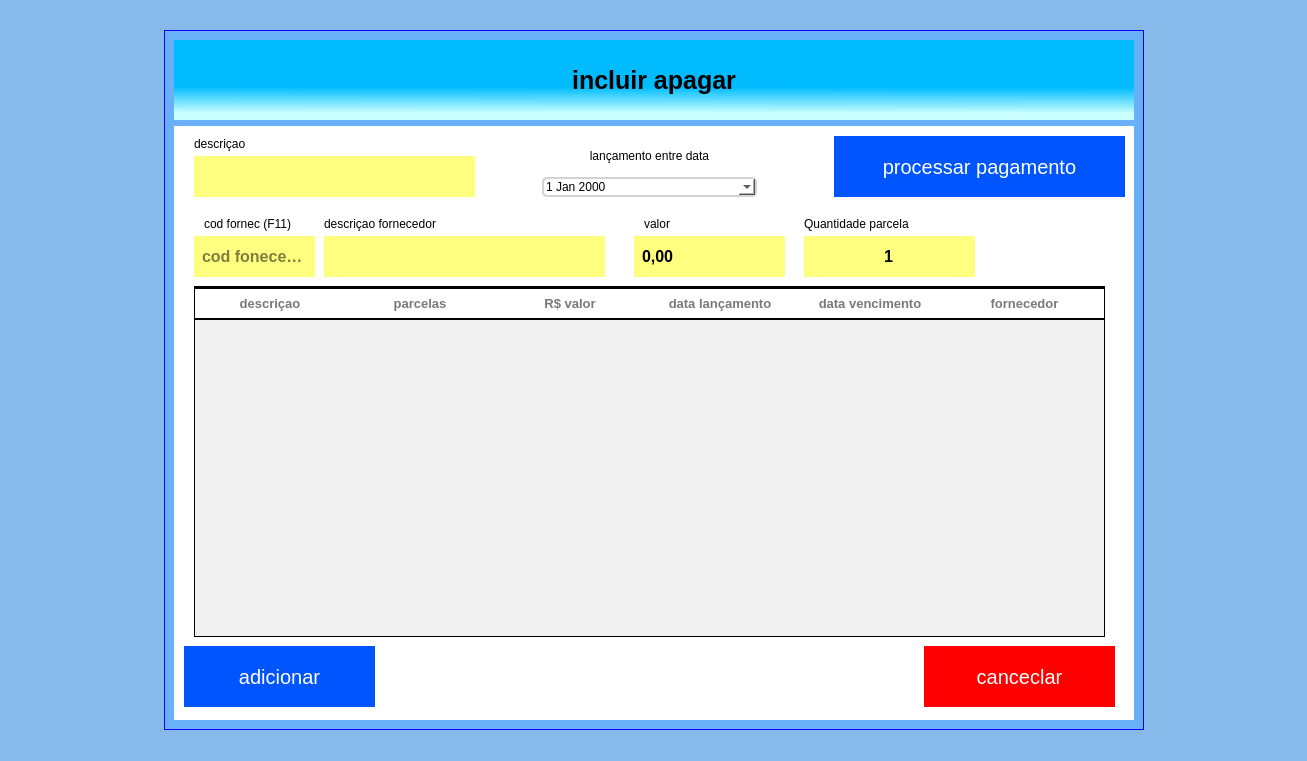
<?xml version="1.0" encoding="UTF-8"?>
<ui version="4.0">
 <class>FormIncluirApagar</class>
 <widget class="QWidget" name="FormIncluirApagar">
  <property name="geometry">
   <rect>
    <x>0</x>
    <y>0</y>
    <width>1307</width>
    <height>761</height>
   </rect>
  </property>
  <property name="windowTitle">
   <string>APAgar</string>
  </property>
  <property name="styleSheet">
   <string notr="true">QWidget{text-transform: uppercase;
background-color: rgb(207, 207, 207);
}
</string>
  </property>
  <layout class="QVBoxLayout" name="verticalLayout">
   <property name="spacing">
    <number>0</number>
   </property>
   <property name="leftMargin">
    <number>0</number>
   </property>
   <property name="topMargin">
    <number>0</number>
   </property>
   <property name="rightMargin">
    <number>0</number>
   </property>
   <property name="bottomMargin">
    <number>0</number>
   </property>
   <item>
    <widget class="QWidget" name="widget" native="true">
     <property name="styleSheet">
      <string notr="true">

QWidget{
text-transform: uppercase;

	background-color: rgb(85, 170, 255,150);
}
</string>
     </property>
     <layout class="QHBoxLayout" name="horizontalLayout">
      <item>
       <spacer name="horizontalSpacer">
        <property name="orientation">
         <enum>Qt::Horizontal</enum>
        </property>
        <property name="sizeHint" stdset="0">
         <size>
          <width>40</width>
          <height>20</height>
         </size>
        </property>
       </spacer>
      </item>
      <item>
       <widget class="QWidget" name="widget_2" native="true">
        <property name="styleSheet">
         <string notr="true">QWidget#widget_2{
border:none;
	background-color: rgb(85, 170, 255,0);
}
</string>
        </property>
        <layout class="QVBoxLayout" name="verticalLayout_2">
         <item>
          <widget class="QFrame" name="frame_3">
           <property name="minimumSize">
            <size>
             <width>980</width>
             <height>0</height>
            </size>
           </property>
           <property name="maximumSize">
            <size>
             <width>950</width>
             <height>700</height>
            </size>
           </property>
           <property name="styleSheet">
            <string notr="true">

QFrame{
text-transform: uppercase;
border:1px solid blue;
	background-color: rgb(85, 170, 255,150);
}</string>
           </property>
           <property name="frameShape">
            <enum>QFrame::StyledPanel</enum>
           </property>
           <property name="frameShadow">
            <enum>QFrame::Raised</enum>
           </property>
           <layout class="QVBoxLayout" name="verticalLayout_4">
            <item>
             <widget class="QFrame" name="frame">
              <property name="maximumSize">
               <size>
                <width>16777215</width>
                <height>80</height>
               </size>
              </property>
              <property name="styleSheet">
               <string notr="true">QWidget{border: none;
background-color: qlineargradient(spread:pad, x1:0.561, y1:0.591364, x2:0.558, y2:0.914773, stop:0 rgba(0, 188, 255, 255), stop:1 rgba(201, 255, 255, 255));}

QLabel{
background:none;
font-size: 25px;
font-family: &quot;Arial&quot;;
font-weight: bold;
	color: black;
border: none;
}</string>
              </property>
              <property name="frameShape">
               <enum>QFrame::StyledPanel</enum>
              </property>
              <property name="frameShadow">
               <enum>QFrame::Raised</enum>
              </property>
              <layout class="QHBoxLayout" name="horizontalLayout_2">
               <item>
                <widget class="QLabel" name="label">
                 <property name="styleSheet">
                  <string notr="true"/>
                 </property>
                 <property name="text">
                  <string>incluir apagar</string>
                 </property>
                 <property name="alignment">
                  <set>Qt::AlignCenter</set>
                 </property>
                </widget>
               </item>
              </layout>
             </widget>
            </item>
            <item>
             <widget class="QFrame" name="frame_2">
              <property name="styleSheet">
               <string notr="true">QFrame
{background: #FFF;
border: none
}

QLineEdit{
background-color: rgb(255, 255, 127);
font-size: 16px;
font-family: &quot;Arial&quot;;
font-weight: bold;
color: rgb(0, 0, 0);
border:none;
border-bottom-left-radius:0px;
border-bottom-right-radius:0px;
border-top-left-radius:0px;
padding:6px
}
QLineEdit:focus{
	background-color: rgb(226, 226, 226);
}

QPushButton{
	text-align:center;
	color:#fff;
	border:0px;
	
	font-size:20px;
	cursor: pointer;
	background-color: rgb(0, 85, 255);
padding:15px 15px;
}
QPushButton:hover{
background-color:#3668ff;
}</string>
              </property>
              <property name="frameShape">
               <enum>QFrame::StyledPanel</enum>
              </property>
              <property name="frameShadow">
               <enum>QFrame::Raised</enum>
              </property>
              <widget class="QLineEdit" name="tx_descricao">
               <property name="geometry">
                <rect>
                 <x>20</x>
                 <y>30</y>
                 <width>281</width>
                 <height>41</height>
                </rect>
               </property>
               <property name="minimumSize">
                <size>
                 <width>0</width>
                 <height>41</height>
                </size>
               </property>
              </widget>
              <widget class="QLabel" name="label_2">
               <property name="geometry">
                <rect>
                 <x>20</x>
                 <y>10</y>
                 <width>111</width>
                 <height>16</height>
                </rect>
               </property>
               <property name="text">
                <string>descriçao</string>
               </property>
              </widget>
              <widget class="QFrame" name="frame_5">
               <property name="geometry">
                <rect>
                 <x>360</x>
                 <y>10</y>
                 <width>231</width>
                 <height>71</height>
                </rect>
               </property>
               <property name="maximumSize">
                <size>
                 <width>500</width>
                 <height>80</height>
                </size>
               </property>
               <property name="styleSheet">
                <string notr="true">QDateEdit {
	border: 2px solid lightgray;
	border-radius: 5px;
	font: 15pt &quot;MS Shell Dlg 2&quot;;
	background-color: rgb(255, 255, 255);
}
 
</string>
               </property>
               <property name="frameShape">
                <enum>QFrame::StyledPanel</enum>
               </property>
               <property name="frameShadow">
                <enum>QFrame::Raised</enum>
               </property>
               <layout class="QVBoxLayout" name="verticalLayout_3">
                <property name="spacing">
                 <number>8</number>
                </property>
                <property name="leftMargin">
                 <number>8</number>
                </property>
                <property name="topMargin">
                 <number>8</number>
                </property>
                <property name="rightMargin">
                 <number>8</number>
                </property>
                <property name="bottomMargin">
                 <number>8</number>
                </property>
                <item>
                 <widget class="QLabel" name="label_3">
                  <property name="text">
                   <string>lançamento entre data</string>
                  </property>
                  <property name="alignment">
                   <set>Qt::AlignCenter</set>
                  </property>
                 </widget>
                </item>
                <item>
                 <widget class="QFrame" name="frame_7">
                  <property name="frameShape">
                   <enum>QFrame::StyledPanel</enum>
                  </property>
                  <property name="frameShadow">
                   <enum>QFrame::Raised</enum>
                  </property>
                  <layout class="QHBoxLayout" name="horizontalLayout_5">
                   <property name="spacing">
                    <number>0</number>
                   </property>
                   <property name="leftMargin">
                    <number>0</number>
                   </property>
                   <property name="topMargin">
                    <number>0</number>
                   </property>
                   <property name="rightMargin">
                    <number>0</number>
                   </property>
                   <property name="bottomMargin">
                    <number>0</number>
                   </property>
                   <item>
                    <widget class="QDateEdit" name="dt_inicial">
                     <property name="focusPolicy">
                      <enum>Qt::ClickFocus</enum>
                     </property>
                     <property name="styleSheet">
                      <string notr="true"/>
                     </property>
                     <property name="calendarPopup">
                      <bool>true</bool>
                     </property>
                    </widget>
                   </item>
                  </layout>
                 </widget>
                </item>
               </layout>
              </widget>
              <widget class="QLabel" name="label_6">
               <property name="geometry">
                <rect>
                 <x>30</x>
                 <y>90</y>
                 <width>121</width>
                 <height>16</height>
                </rect>
               </property>
               <property name="text">
                <string>cod fornec (F11)</string>
               </property>
              </widget>
              <widget class="QLineEdit" name="tx_codigoFornecedor">
               <property name="geometry">
                <rect>
                 <x>20</x>
                 <y>110</y>
                 <width>121</width>
                 <height>41</height>
                </rect>
               </property>
               <property name="minimumSize">
                <size>
                 <width>0</width>
                 <height>41</height>
                </size>
               </property>
               <property name="focusPolicy">
                <enum>Qt::NoFocus</enum>
               </property>
               <property name="contextMenuPolicy">
                <enum>Qt::ActionsContextMenu</enum>
               </property>
               <property name="placeholderText">
                <string>cod fonecedor</string>
               </property>
              </widget>
              <widget class="QLineEdit" name="tx_descricaofornecedo">
               <property name="geometry">
                <rect>
                 <x>150</x>
                 <y>110</y>
                 <width>281</width>
                 <height>41</height>
                </rect>
               </property>
               <property name="minimumSize">
                <size>
                 <width>0</width>
                 <height>41</height>
                </size>
               </property>
              </widget>
              <widget class="QLabel" name="label_7">
               <property name="geometry">
                <rect>
                 <x>150</x>
                 <y>90</y>
                 <width>251</width>
                 <height>16</height>
                </rect>
               </property>
               <property name="text">
                <string>descriçao fornecedor</string>
               </property>
              </widget>
              <widget class="QLineEdit" name="tx_valortotalparcela">
               <property name="geometry">
                <rect>
                 <x>460</x>
                 <y>110</y>
                 <width>151</width>
                 <height>41</height>
                </rect>
               </property>
               <property name="minimumSize">
                <size>
                 <width>0</width>
                 <height>41</height>
                </size>
               </property>
               <property name="styleSheet">
                <string notr="true">
</string>
               </property>
               <property name="text">
                <string>0,00</string>
               </property>
               <property name="maxLength">
                <number>3275</number>
               </property>
               <property name="alignment">
                <set>Qt::AlignLeading|Qt::AlignLeft|Qt::AlignVCenter</set>
               </property>
              </widget>
              <widget class="QLabel" name="label_8">
               <property name="geometry">
                <rect>
                 <x>470</x>
                 <y>90</y>
                 <width>141</width>
                 <height>16</height>
                </rect>
               </property>
               <property name="text">
                <string>valor</string>
               </property>
              </widget>
              <widget class="QLineEdit" name="tx_quantidadeparcela">
               <property name="geometry">
                <rect>
                 <x>630</x>
                 <y>110</y>
                 <width>171</width>
                 <height>41</height>
                </rect>
               </property>
               <property name="minimumSize">
                <size>
                 <width>0</width>
                 <height>41</height>
                </size>
               </property>
               <property name="font">
                <font>
                 <family>MS Shell Dlg 2</family>
                 <pointsize>11</pointsize>
                 <weight>50</weight>
                 <italic>false</italic>
                 <bold>false</bold>
                </font>
               </property>
               <property name="styleSheet">
                <string notr="true">font: 11pt &quot;MS Shell Dlg 2&quot;;</string>
               </property>
               <property name="text">
                <string>1</string>
               </property>
               <property name="maxLength">
                <number>3</number>
               </property>
               <property name="alignment">
                <set>Qt::AlignCenter</set>
               </property>
              </widget>
              <widget class="QLabel" name="label_9">
               <property name="geometry">
                <rect>
                 <x>630</x>
                 <y>90</y>
                 <width>171</width>
                 <height>16</height>
                </rect>
               </property>
               <property name="text">
                <string>Quantidade parcela</string>
               </property>
              </widget>
              <widget class="QTableWidget" name="tab_contApagar">
               <property name="geometry">
                <rect>
                 <x>20</x>
                 <y>160</y>
                 <width>911</width>
                 <height>351</height>
                </rect>
               </property>
               <property name="minimumSize">
                <size>
                 <width>0</width>
                 <height>0</height>
                </size>
               </property>
               <property name="contextMenuPolicy">
                <enum>Qt::ActionsContextMenu</enum>
               </property>
               <property name="styleSheet">
                <string notr="true">QTableView{
background: #F1F1F1;
color: black;
font-weight: bold;
font-size: 16px;
border:1px solid;
selection-color: rgb(0, 0, 255);
}
QHeaderView:section{
background: #FFF;

font-size: 13px;
font-family: &quot;Arial&quot;;
font-weight: bold;
color: #797979;
border:none;
border-bottom: 2px solid black;
border-top:2px solid black;
padding:5px 0px;
text-transform: uppercase
}</string>
               </property>
               <property name="editTriggers">
                <set>QAbstractItemView::NoEditTriggers</set>
               </property>
               <property name="tabKeyNavigation">
                <bool>false</bool>
               </property>
               <property name="selectionBehavior">
                <enum>QAbstractItemView::SelectRows</enum>
               </property>
               <attribute name="horizontalHeaderDefaultSectionSize">
                <number>150</number>
               </attribute>
               <attribute name="horizontalHeaderHighlightSections">
                <bool>false</bool>
               </attribute>
               <attribute name="horizontalHeaderStretchLastSection">
                <bool>true</bool>
               </attribute>
               <attribute name="verticalHeaderVisible">
                <bool>false</bool>
               </attribute>
               <attribute name="verticalHeaderCascadingSectionResizes">
                <bool>false</bool>
               </attribute>
               <column>
                <property name="text">
                 <string>descriçao</string>
                </property>
               </column>
               <column>
                <property name="text">
                 <string>parcelas</string>
                </property>
               </column>
               <column>
                <property name="text">
                 <string>R$ valor</string>
                </property>
               </column>
               <column>
                <property name="text">
                 <string>data lançamento</string>
                </property>
               </column>
               <column>
                <property name="text">
                 <string>data vencimento</string>
                </property>
               </column>
               <column>
                <property name="text">
                 <string>fornecedor</string>
                </property>
               </column>
              </widget>
              <widget class="QPushButton" name="bt_proceSPagamento">
               <property name="geometry">
                <rect>
                 <x>660</x>
                 <y>10</y>
                 <width>291</width>
                 <height>61</height>
                </rect>
               </property>
               <property name="minimumSize">
                <size>
                 <width>120</width>
                 <height>20</height>
                </size>
               </property>
               <property name="focusPolicy">
                <enum>Qt::NoFocus</enum>
               </property>
               <property name="styleSheet">
                <string notr="true"/>
               </property>
               <property name="text">
                <string>processar pagamento</string>
               </property>
              </widget>
              <widget class="QPushButton" name="bt_adicionar">
               <property name="geometry">
                <rect>
                 <x>10</x>
                 <y>520</y>
                 <width>191</width>
                 <height>61</height>
                </rect>
               </property>
               <property name="minimumSize">
                <size>
                 <width>120</width>
                 <height>20</height>
                </size>
               </property>
               <property name="focusPolicy">
                <enum>Qt::NoFocus</enum>
               </property>
               <property name="styleSheet">
                <string notr="true"/>
               </property>
               <property name="text">
                <string>adicionar</string>
               </property>
              </widget>
              <widget class="QPushButton" name="bt_cancelar">
               <property name="geometry">
                <rect>
                 <x>750</x>
                 <y>520</y>
                 <width>191</width>
                 <height>61</height>
                </rect>
               </property>
               <property name="minimumSize">
                <size>
                 <width>120</width>
                 <height>20</height>
                </size>
               </property>
               <property name="focusPolicy">
                <enum>Qt::NoFocus</enum>
               </property>
               <property name="styleSheet">
                <string notr="true">QPushButton{
	text-align:center;
	color:#fff;
	border:0px;
	
	font-size:20px;
	cursor: pointer;
	background-color:red;
padding:15px 15px;
}
QPushButton:hover{
background-color:#3668ff;
}
</string>
               </property>
               <property name="text">
                <string>canceclar</string>
               </property>
              </widget>
             </widget>
            </item>
           </layout>
          </widget>
         </item>
        </layout>
       </widget>
      </item>
      <item>
       <spacer name="horizontalSpacer_2">
        <property name="orientation">
         <enum>Qt::Horizontal</enum>
        </property>
        <property name="sizeHint" stdset="0">
         <size>
          <width>40</width>
          <height>20</height>
         </size>
        </property>
       </spacer>
      </item>
     </layout>
    </widget>
   </item>
  </layout>
  <action name="actionbuscar_fornecedor">
   <property name="icon">
    <iconset resource="../assets/file.qrc">
     <normaloff>:/telainicial/telainicial/lupa.png</normaloff>:/telainicial/telainicial/lupa.png</iconset>
   </property>
   <property name="text">
    <string>buscar fornecedor</string>
   </property>
   <property name="shortcut">
    <string>F11</string>
   </property>
  </action>
 </widget>
 <resources>
  <include location="../assets/file.qrc"/>
 </resources>
 <connections/>
</ui>
